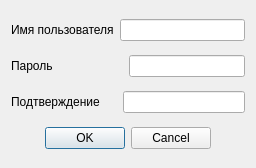
<?xml version="1.0" encoding="UTF-8"?>
<ui version="4.0">
 <class>dialog</class>
 <widget class="QDialog" name="dialog">
  <property name="geometry">
   <rect>
    <x>0</x>
    <y>0</y>
    <width>256</width>
    <height>168</height>
   </rect>
  </property>
  <property name="minimumSize">
   <size>
    <width>256</width>
    <height>168</height>
   </size>
  </property>
  <property name="maximumSize">
   <size>
    <width>256</width>
    <height>168</height>
   </size>
  </property>
  <property name="windowTitle">
   <string>Добавление пользователя</string>
  </property>
  <property name="modal">
   <bool>true</bool>
  </property>
  <layout class="QGridLayout" name="gridLayout">
   <item row="0" column="0">
    <layout class="QHBoxLayout" name="horizontalLayout">
     <item>
      <widget class="QLabel" name="label">
       <property name="text">
        <string>Имя пользователя</string>
       </property>
      </widget>
     </item>
     <item>
      <widget class="QLineEdit" name="editUser"/>
     </item>
    </layout>
   </item>
   <item row="1" column="0">
    <layout class="QHBoxLayout" name="horizontalLayout_2">
     <item>
      <widget class="QLabel" name="label_2">
       <property name="text">
        <string>Пароль                     </string>
       </property>
      </widget>
     </item>
     <item>
      <widget class="QLineEdit" name="editPass1">
       <property name="echoMode">
        <enum>QLineEdit::Password</enum>
       </property>
      </widget>
     </item>
    </layout>
   </item>
   <item row="2" column="0">
    <layout class="QHBoxLayout" name="horizontalLayout_3">
     <item>
      <widget class="QLabel" name="label_3">
       <property name="text">
        <string>Подтверждение     </string>
       </property>
      </widget>
     </item>
     <item>
      <widget class="QLineEdit" name="editPass2">
       <property name="echoMode">
        <enum>QLineEdit::Password</enum>
       </property>
      </widget>
     </item>
    </layout>
   </item>
   <item row="3" column="0">
    <widget class="QDialogButtonBox" name="buttonBox">
     <property name="orientation">
      <enum>Qt::Horizontal</enum>
     </property>
     <property name="standardButtons">
      <set>QDialogButtonBox::Cancel|QDialogButtonBox::Ok</set>
     </property>
     <property name="centerButtons">
      <bool>true</bool>
     </property>
    </widget>
   </item>
  </layout>
 </widget>
 <resources/>
 <connections>
  <connection>
   <sender>buttonBox</sender>
   <signal>accepted()</signal>
   <receiver>dialog</receiver>
   <slot>accept()</slot>
   <hints>
    <hint type="sourcelabel">
     <x>248</x>
     <y>254</y>
    </hint>
    <hint type="destinationlabel">
     <x>157</x>
     <y>274</y>
    </hint>
   </hints>
  </connection>
  <connection>
   <sender>buttonBox</sender>
   <signal>rejected()</signal>
   <receiver>dialog</receiver>
   <slot>reject()</slot>
   <hints>
    <hint type="sourcelabel">
     <x>316</x>
     <y>260</y>
    </hint>
    <hint type="destinationlabel">
     <x>286</x>
     <y>274</y>
    </hint>
   </hints>
  </connection>
 </connections>
</ui>
